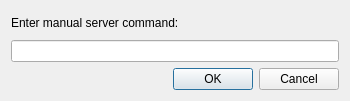
<?xml version="1.0" encoding="UTF-8"?>
<ui version="4.0">
 <class>CommandDlg</class>
 <widget class="QDialog" name="CommandDlg">
  <property name="geometry">
   <rect>
    <x>0</x>
    <y>0</y>
    <width>350</width>
    <height>101</height>
   </rect>
  </property>
  <property name="sizePolicy">
   <sizepolicy hsizetype="Preferred" vsizetype="Preferred">
    <horstretch>0</horstretch>
    <verstretch>0</verstretch>
   </sizepolicy>
  </property>
  <property name="minimumSize">
   <size>
    <width>350</width>
    <height>0</height>
   </size>
  </property>
  <property name="maximumSize">
   <size>
    <width>16777215</width>
    <height>101</height>
   </size>
  </property>
  <property name="windowTitle">
   <string>Command</string>
  </property>
  <layout class="QGridLayout" name="gridLayout">
   <property name="sizeConstraint">
    <enum>QLayout::SetDefaultConstraint</enum>
   </property>
   <item row="0" column="0">
    <widget class="QLabel" name="label">
     <property name="text">
      <string>Enter manual server command:</string>
     </property>
    </widget>
   </item>
   <item row="1" column="0">
    <widget class="QLineEdit" name="editCommand"/>
   </item>
   <item row="2" column="0">
    <widget class="QDialogButtonBox" name="buttonBox">
     <property name="orientation">
      <enum>Qt::Horizontal</enum>
     </property>
     <property name="standardButtons">
      <set>QDialogButtonBox::Cancel|QDialogButtonBox::Ok</set>
     </property>
    </widget>
   </item>
  </layout>
 </widget>
 <resources/>
 <connections>
  <connection>
   <sender>buttonBox</sender>
   <signal>accepted()</signal>
   <receiver>CommandDlg</receiver>
   <slot>accept()</slot>
   <hints>
    <hint type="sourcelabel">
     <x>248</x>
     <y>254</y>
    </hint>
    <hint type="destinationlabel">
     <x>157</x>
     <y>274</y>
    </hint>
   </hints>
  </connection>
  <connection>
   <sender>buttonBox</sender>
   <signal>rejected()</signal>
   <receiver>CommandDlg</receiver>
   <slot>reject()</slot>
   <hints>
    <hint type="sourcelabel">
     <x>316</x>
     <y>260</y>
    </hint>
    <hint type="destinationlabel">
     <x>286</x>
     <y>274</y>
    </hint>
   </hints>
  </connection>
 </connections>
</ui>
